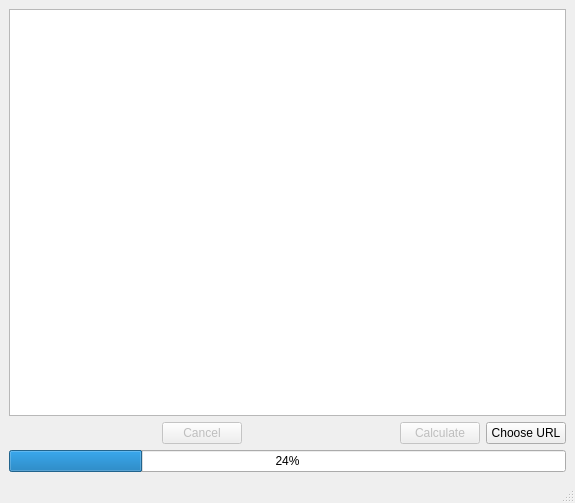
<?xml version="1.0" encoding="UTF-8"?>
<ui version="4.0">
 <class>MainWindow</class>
 <widget class="QMainWindow" name="MainWindow">
  <property name="geometry">
   <rect>
    <x>0</x>
    <y>0</y>
    <width>575</width>
    <height>503</height>
   </rect>
  </property>
  <property name="windowTitle">
   <string>Students Grades Computer</string>
  </property>
  <property name="unifiedTitleAndToolBarOnMac">
   <bool>true</bool>
  </property>
  <widget class="QWidget" name="centralwidget">
   <layout class="QVBoxLayout" name="verticalLayout">
    <item>
     <widget class="QTableView" name="tableView">
      <property name="alternatingRowColors">
       <bool>true</bool>
      </property>
      <property name="selectionMode">
       <enum>QAbstractItemView::NoSelection</enum>
      </property>
     </widget>
    </item>
    <item>
     <layout class="QHBoxLayout" name="horizontalLayout_2">
      <item>
       <spacer name="horizontalSpacer_2">
        <property name="orientation">
         <enum>Qt::Horizontal</enum>
        </property>
        <property name="sizeHint" stdset="0">
         <size>
          <width>40</width>
          <height>20</height>
         </size>
        </property>
       </spacer>
      </item>
      <item>
       <widget class="QPushButton" name="cancel_Button">
        <property name="enabled">
         <bool>false</bool>
        </property>
        <property name="text">
         <string>Cancel</string>
        </property>
        <property name="checkable">
         <bool>false</bool>
        </property>
       </widget>
      </item>
      <item>
       <spacer name="horizontalSpacer">
        <property name="orientation">
         <enum>Qt::Horizontal</enum>
        </property>
        <property name="sizeHint" stdset="0">
         <size>
          <width>40</width>
          <height>20</height>
         </size>
        </property>
       </spacer>
      </item>
      <item>
       <layout class="QHBoxLayout" name="horizontalLayout">
        <item>
         <widget class="QPushButton" name="calculate_button">
          <property name="enabled">
           <bool>false</bool>
          </property>
          <property name="text">
           <string>Calculate</string>
          </property>
          <property name="checkable">
           <bool>true</bool>
          </property>
         </widget>
        </item>
        <item>
         <widget class="QPushButton" name="download_button">
          <property name="text">
           <string>Choose URL</string>
          </property>
          <property name="checkable">
           <bool>true</bool>
          </property>
         </widget>
        </item>
       </layout>
      </item>
     </layout>
    </item>
    <item>
     <widget class="QProgressBar" name="progressBar">
      <property name="value">
       <number>24</number>
      </property>
     </widget>
    </item>
   </layout>
  </widget>
  <widget class="QMenuBar" name="menubar">
   <property name="geometry">
    <rect>
     <x>0</x>
     <y>0</y>
     <width>575</width>
     <height>26</height>
    </rect>
   </property>
  </widget>
  <widget class="QStatusBar" name="statusbar"/>
 </widget>
 <resources/>
 <connections/>
</ui>
